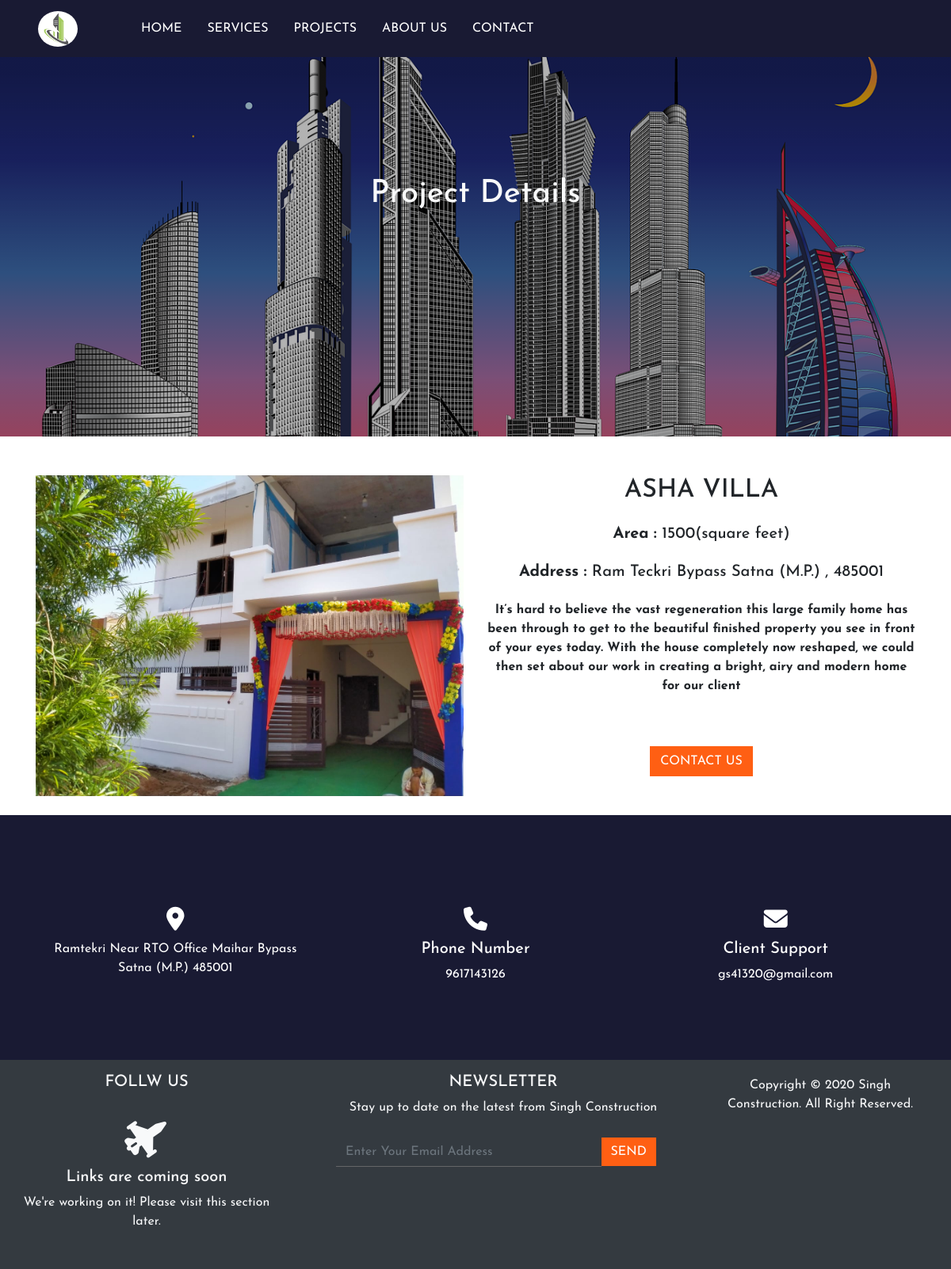
/project_details.php?p_id=1, run on the app's committed database.
### tables this page shows
CREATE TABLE `slider` (
  `slide_id` int(11) NOT NULL,
  `s_img1` text NOT NULL,
  `s_img2` text NOT NULL,
  `s_img3` text NOT NULL,
  `s_heading` varchar(60) NOT NULL,
  `s_slog` varchar(60) NOT NULL
);

CREATE TABLE `project` (
  `p_id` int(11) NOT NULL,
  `p_name` varchar(100) NOT NULL,
  `p_size` varchar(100) NOT NULL,
  `p_add` varchar(255) NOT NULL,
  `p_desc` varchar(1000) NOT NULL,
  `p_img` text NOT NULL
);

CREATE TABLE `customer_support` (
  `cust_id` int(11) NOT NULL,
  `location` varchar(100) NOT NULL,
  `mobile` varchar(100) NOT NULL,
  `email` varchar(100) NOT NULL
);

### project_details.php (the view)
<?php include('inc/db.php');?>
<?php include('inc/header.php'); ?>
<div id="banner">
	  	<?php
		  	$sql="select * from slider";
		  	$result=$con->query($sql);
		  	if($result->num_rows>0){
			  	while($row=$result->fetch_assoc()){
			  		$s_img1=$row['s_img1'];
			  		echo '
						<div class="img-fluid" style="background-image:linear-gradient(rgba(0,0,0,0.3),
						rgba(0,0,0,0.3)),url(admin/slider_img/'.$s_img1.');">
							<div class="wrapper text-center">
							  <div class="message">
							    <h1 class="text-center text-light" style="padding-top: 150px;">Project Details</h1>
							  </div>
							</div>
						</div>
			  		';
			  	}
			}
		 ?>
</div>
<section class="mt-4 mb-4">
	<div class="container">
		<?php
			$id=$_GET['p_id'];
			$sql="select * from project where p_id=$id";
			$result=$con->query($sql);
			if($result->num_rows>0){
				while($row=$result->fetch_assoc()){
					$p_img=$row['p_img'];
					$p_desc=$row['p_desc'];
					$p_name=$row['p_name'];
					$p_size=$row['p_size'];
					$p_add=$row['p_add'];
					echo '
						<div class="row">
							<div class="col-sm-6">
								<div class="pro_details_img">
									<div class="img-fluid mt-4" alt="Responsive image">
										<img src="admin/project_img/'.$p_img.'" class="w-100">
									</div>
								</div>
							</div>
							<div class="col-sm-6 text-center">
								<h2 class="text-center text-uppercase mt-4 mb-2">'.$p_name.'</h2>
								<h5 class="mt-4"><strong>Area : </strong>'.$p_size.'</h5>
								<h5 class="mt-4"><strong>Address : </strong>'.$p_add.'</h5>
								<p class="text-center mt-4 font-weight-bold">'.$p_desc.'</p>
								<div class="text-center">
									<a href="contact.php" class="btn text-uppercase mt-5 mb-3" id="ser_btn" style="border-radius: 0px;">Contact Us</a>
								</div>
							</div>
						</div>
					';
				}
			}
		?>
	</div>
</section>
<?php include('inc/footer.php') ?>

### inc/footer.php (shortened to what this page needs)
<div class="jumbotron" id="cust_suport">
	<div class="container">
		<?php
			$sql="select * from  customer_support";
			$result=$con->query($sql);
			if($result->num_rows>0){
				while($row=$result->fetch_assoc()){
					$location=$row['location'];
					$mobile=$row['mobile'];
					$email=$row['email'];
					echo '
						<div class="row">
							<div class="col-sm-4 text-center mt-5 mb-3">
					             <div class="contact-icon">
					               <i class="fas fa-map-marker-alt"></i>
					             </div>
					             <div class="contact-text">
					                 <p>'.$location.'</p>
					             </div>
							</div>
							<div class="col-sm-4 text-center mt-5 mb-3">
					             <div class="contact-icon ">
					               <i class="fas fa-phone"></i>
					             </div>
					             <div class="contact-text">
					                 <h5>Phone Number</h5>
					                 <p>'.$mobile.'</p>
					             </div>
							</div>
							<div class="col-sm-4 text-center mt-5 mb-3">
				                 <div class="contact-icon">
				                   <i class="fas fa-envelope"></i>
				                 </div>
				                 <div class="contact-text">
				                     <h5>Client Support</h5>
				                     <p>'.$email.'</p>
				                 </div>
							</div>
						</div>
					';
				}
			}
		?>
	</div>
</div>
<div class=" bg-dark w-100" id="footer">
	<div class="row w-100">
		<div class="col-sm-4">
			<div class="text-title">
				<h5 class="text-center mt-3 text-light text-uppercase">Follw Us</h5>
			</div>
			<?php
			$select="select * from socials";
			$result=$con->query($select);
			if($result->num_rows>0){
				while($row=$result->fetch_assoc()){
					$f_link=$row['f_link'];
					$insta_link=$row['insta_link'];
					$linkedin_link=$row['linkedin_link'];
					echo '
						<div class="text-center" id="media_icon">
							<a href="'.$f_link.'" class=" text-center" target="_blank">
								<i class="fab fa-facebook-f"></i>
							</a>
							<a href="'.$insta_link.'" class=" text-center" target="_blank">
								<i class="fab fa-twitter"></i>
							</a>
							<a href="'.$linkedin_link.'" class="text-center" target="_blank">
								<i class="fab fa-linkedin"></i>
							</a>
						</div>
					';
				}
			}else{
        		echo "<div class='wrapper mb-5 mt-3 text-center col-sm-12 text-light'>
            <i class='fas fa-fighter-jet fa-3x mb-3 mt-3'
            style='transform: rotate(325deg);'></i>
            <h5>Links are coming soon<span class='dot'>
            </span></h5>
            <p class='text-center'>We're working on it! Please visit this section later.</p>
          </div>
        ";
      }
			?>
		</div>
		<div class="col-sm-5 text-center">
			<div class="text-title">
				<h5 class="text-center mt-3 text-light text-uppercase">Newsletter</h5>
				<p class="text-center text-light">Stay up to date on the latest from Singh Construction</p>
			</div>
			<form method="post" class="form-group form-inline ml-4" id="subscribe">
				<input type="email" name="email" placeholder="Enter Your Email Address" class="form-control w-75" required>
				<button type="submit" name="submit" class="btn text-uppercase">
				Send</button>
			</form>
		</div>
		<div class="col-sm-3">
			<div class="text-center text-light" id="copyright">
				Copyright ©
					<?php
						$copyYear = 2020;
						$curYear = date('Y');
						echo $copyYear . (($copyYear != $curYear) ? '-' . $curYear : '');
					?>
				Singh Construction. All Right Reserved.
			</div>
		</div>
	</div>
</div>
</body>
</html>

### css/main.css (style rules this page uses)
* { margin: 0; padding: 0; box-sizing: border-box; }
body { font-family: 'Josefin Sans',sans-serif; }
#ser_btn { background: #ff5f13; color: #fff; }
#cust_suport { background: #191a33; border-radius: inherit; }
.contact-icon { font-size: 30px; color: #fff; }
.contact-text { color: #fff; }
.contact-text p { color: #fff; }
#banner div { margin-top: 71px; margin-bottom: 25px; background-position: center; background-repeat: no-repeat; height: 60vh; background-size: cover; }
#footer { margin-top: -32px; height: auto; }
#copyright { text-align: center; margin-top: 20px; margin-bottom: 20px; }
#subscribe { margin-top: 25px; margin-bottom: 20px; }
#subscribe button { border-radius: inherit; border: none; background: #ff5f13; color: #fff; }
#subscribe input[type=email] { border: none; color: #fff; background: #343a40; border-radius: 0px; border-bottom: 1px solid; border-bottom-color: #a79f9f6b; }

### data on the page
slider: s_img1 (picture)
project: p_img (picture), p_name "ASHA VILLA", p_size "1500(square feet)", p_add "Ram Teckri Bypass Satna (M.P.) , 485001", p_desc "It’s hard to believe the vast regeneration this large family home has been through to get to the beautiful finished property you see in front of your eyes today. With the house completely now reshaped, we could then set about our work in creating a bright, airy and modern home for our client"
customer_support: location "Ramtekri Near RTO Office Maihar Bypass Satna (M.P.) 485001", mobile "9617143126", email "gs41320@gmail.com"

### other printed values
$copyYear "2020"
